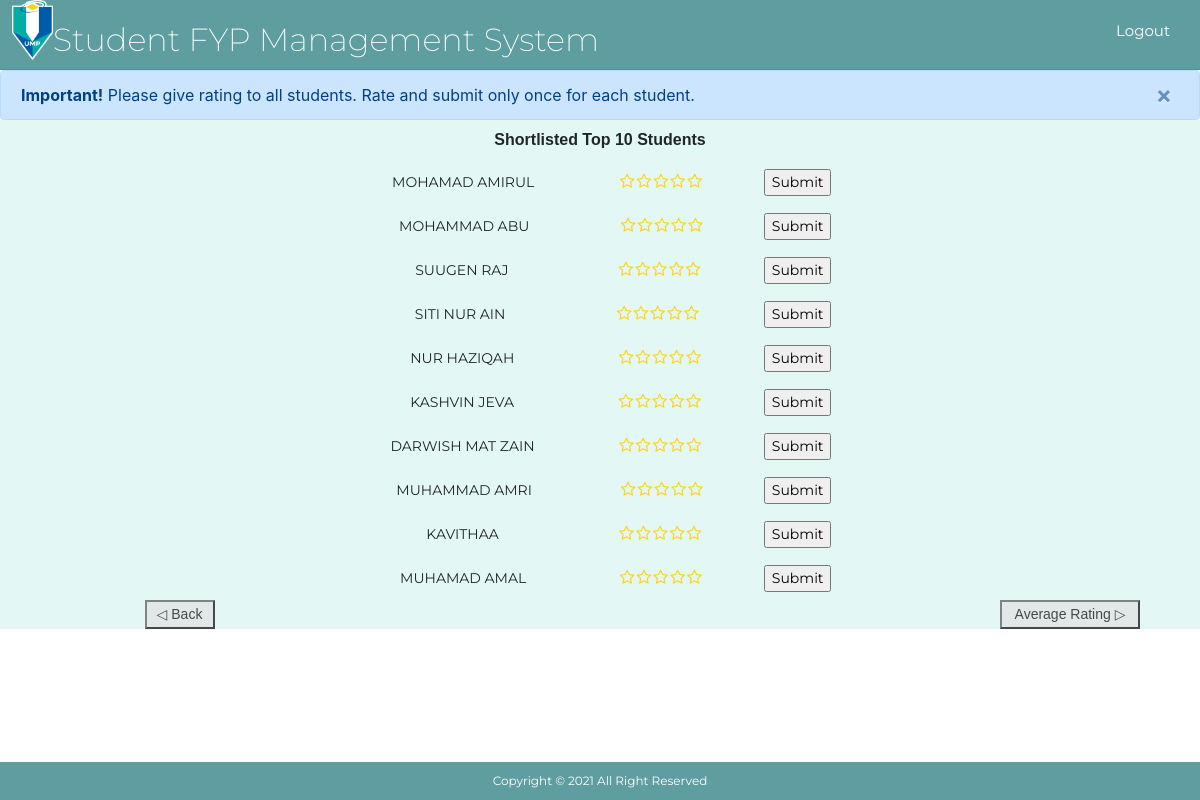
The app's page /rating.php with its own data.
### tables this page shows
CREATE TABLE `studentlist` (
  `id` int(10) NOT NULL,
  `name` varchar(40) NOT NULL,
  `average_rating` float NOT NULL
);

### rating.php (the view, shortened to what this page needs)
<!DOCTYPE html>
<html lang="en">
    <head>
        <link href="css/ratinglayout.css" type="text/css" rel="stylesheet" media="screen,projection">
        <link rel="stylesheet" href="https://cdn.jsdelivr.net/npm/bootstrap@4.6.1/dist/css/bootstrap.min.css">
        <link rel="stylesheet" href="https://cdnjs.cloudflare.com/ajax/libs/twitter-bootstrap/4.6.1/css/bootstrap.min.css">
        <link rel="stylesheet" href="https://cdnjs.cloudflare.com/ajax/libs/font-awesome/4.2.0/css/font-awesome.min.css">
        <link rel="stylesheet" href="starrr.css">
    </head>
    <body>
      <div class="header">
        <div class ="inner_header">
            <div class="logo_container">
               <img src="umplogo.png" alt="imgheader">
               <h1>Student FYP Management System</h1>
            </div>
          <nav>
            <li><span><a href="logout.php">Logout</a></span></li>
          </nav>
        </div>
      </div>
          <div class="alert alert-primary alert-dismissible">
              <button type="button" class="close" data-dismiss="alert">&times;</button>
              <strong>Important!</strong> Please give rating to all students. Rate and submit only once for each student.
         </div>
   <div class= ratetitle>
      Shortlisted Top 10 Students
   </div>
<?php
       $conn = mysqli_connect("localhost", "root", "", "studFYP");
       $result = mysqli_query($conn, "SELECT * FROM studentlist");
       while ($row = mysqli_fetch_object($result)) {
?>
<div class=ratetable>
   <table class="center">
     <tr>
       <form method="POST" onsubmit="return saverating(this);">
        <td>
           <?php
           echo $row->name;
           ?>
        </td>
        <td>
           <div class="starrr"></div>
        </td>
        <td>
           <input type="submit">
        </td>
       </form>
     </tr>
   </table>
</div>
    <?php
    }
    ?>
<div class= "ratebutton">
    <button class="avgbutton" onclick="document.location='chart.php'">Average Rating ▷</button>
    <button class="backbutton" onclick="history.back()">◁ Back</button>
</div>
    <footer id="footer">
            <span> Copyright &copy; 2021 All Right Reserved</span>
    </footer>
</body>
</html>

### css/ratinglayout.css (style rules this page uses)
.ratetable { background-color: #e3f8f5; }
.ratetitle { text-align: center; background-color: #e3f8f5; font-family: 'Lucida Sans', 'Lucida Sans Regular', 'Lucida Grande', 'Lucida Sans Unicode', Geneva, Verdana, sans-serif; font-weight: bold; padding: 8px 10px; margin-top: -16px; }
#footer { text-align: center; padding: 10px; background-color: cadetblue; color: white; position: fixed; width: 100%; font-family: 'Montserrat'; font-size: 12px; bottom: 0; clear:both; }
.ratebutton { background-color: #e3f8f5; }
.backbutton { background-color: rgb(226, 226, 226); height:29px; width: 70px; margin-left:-1000px; font-size: 14px; font-family: Arial, Helvetica, sans-serif; opacity: 0.7; transition: 0.3s; display: inline-block; text-decoration: none; cursor: pointer; }
.avgbutton { background-color: rgb(226, 226, 226); height:29px; width: 140px; margin-left: 1000px; font-size: 14px; font-family: Arial, Helvetica, sans-serif; opacity: 0.7; transition: 0.3s; display: inline-block; text-decoration: none; cursor: pointer; }
img { width: 55;; height: 60px; padding-left: 12px; }
.header { width: 100vw; height: 70px; border-bottom: solid 1px rgba(16, 16, 16, 0.1); font-family: 'Poppins'; background-color: cadetblue; text-decoration: none; }
table { border-collapse: collapse; width: 100%; }
html,body { height: 100%; }
td { height: 30px; }
.logo_container { height: 100%; display: table; float: left; }
.logo_container h1 { color:rgb(255, 255, 255); height: 100%; display: table-cell; vertical-align: middle; font-family: 'Montserrat'; font-size: 32px; font-weight: 200; padding-top: 20px; }
.header nav { float:right; height: 100%; }
.header nav li { height: 100%; display: table; float:left; margin-right: 30px; margin-top: 20px; font-family: 'Montserrat'; font-size: 15px; }
.header nav li:last-of-type { margin-right:20; }
.header nav a { color:white; }
table { font-family: 'Montserrat'; font-size: 14px; }
button { height:30px; width: 70px; margin-left:100px }

### starrr.css (style rules this page uses)
.starrr { display: inline-block; }

### rating.php (style rules this page uses)
table, td { border: 1px solid black; border-color: #e3f8f5; }
table { border-collapse: collapse; width: 40%; }
td { padding: 7.5px; width: 50%; text-align: center; }
table.center { margin-left: auto; margin-right: auto; }

### records on screen
studentlist: name "MOHAMAD AMIRUL"
studentlist: name "MOHAMMAD ABU"
studentlist: name "SUUGEN RAJ"
studentlist: name "SITI NUR AIN"
studentlist: name "NUR HAZIQAH"
studentlist: name "KASHVIN JEVA"
studentlist: name "DARWISH MAT ZAIN"
studentlist: name "MUHAMMAD AMRI"
studentlist: name "KAVITHAA"
studentlist: name "MUHAMAD AMAL"
